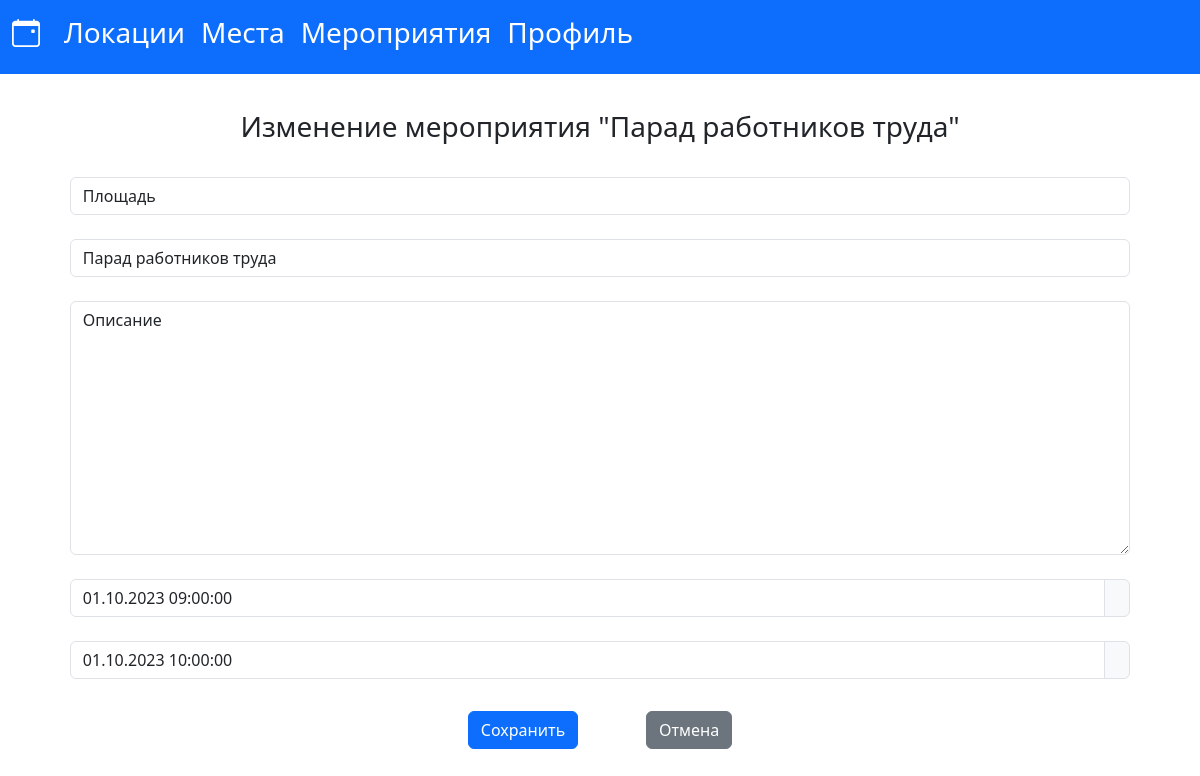
/1/update_event (signed in), run on the app's committed database.
### main/models.py (models this page shows, shortened)
class Event(models.Model):
    place = models.ForeignKey(Place, on_delete=models.CASCADE)
    name = models.CharField(max_length=100)
    description = models.TextField(blank=True)
    date_start = models.DateTimeField()
    date_end = models.DateTimeField()
    def __str__(self):
        return self.name

### main/views.py (the view, shortened to what this page needs)
# urls.py: path('<int:pk>/update_event', views.update_event.as_view(), name='update_event'),
@method_decorator(login_required, name='dispatch')
class update_event(UpdateView):
    model = Event
    template_name = 'main/update_event.html'
    form_class = EventForm

### main/forms.py
class EventForm(ModelForm):
    class Meta:
        model = Event
        fields = ['place', 'name', 'description', 'date_start', 'date_end']
        widgets = {
            "place": Select(attrs={
                'class': 'form-control'
            }),
            "name": TextInput(attrs={
                'class': 'form-control',
                'placeholder': 'Название события'
            }),
            "description": Textarea(attrs={
                'class': 'form-control',
                'placeholder': 'Описание события'
            }),
            "date_start": DateTimeInput(attrs={
                'class': 'form-control',
                'placeholder': 'Дата и время начала'
            }),
            "date_end": DateTimeInput(attrs={
                'class': 'form-control',
                'placeholder': 'Дата и время окончания'
            })}

### main/models.py (called while the page is built)
    def __str__(self):
        return self.name

### main/templates/main/update_event.html (shortened to what this page needs)
{% extends 'main/layout.html' %}
{% block content %}
<div style="text-align: center; margin: 3%;">
    <h3 style="margin: 3%;">Изменение мероприятия "{{ object }}"</h3>
    <form method="POST" style="margin: 3%;">
        {{ form.place }}<br>
        {{ form.name }}<br>
        {{ form.description }}<br>
        <div class="input-group date" id="id_date_start">
            {{ form.date_start }}
            <span class="input-group-text"></span>
        </div><br>
        <div class="input-group date" id="id_date_end">
            {{ form.date_end }}
            <span class="input-group-text"></span>
        </div>
        <button type="submit" class="btn btn-primary" style="margin: 3%;">Сохранить</button>
        <a class="btn btn-secondary" href="{% url 'events' %}" style="margin: 3%;">Отмена</a>
    </form>
</div>
{% endblock %}

### data on the page
Event: name "Парад работников труда", place "Площадь", description "Описание", date_start "01.10.2023 09:00:00", date_end "01.10.2023 10:00:00"
